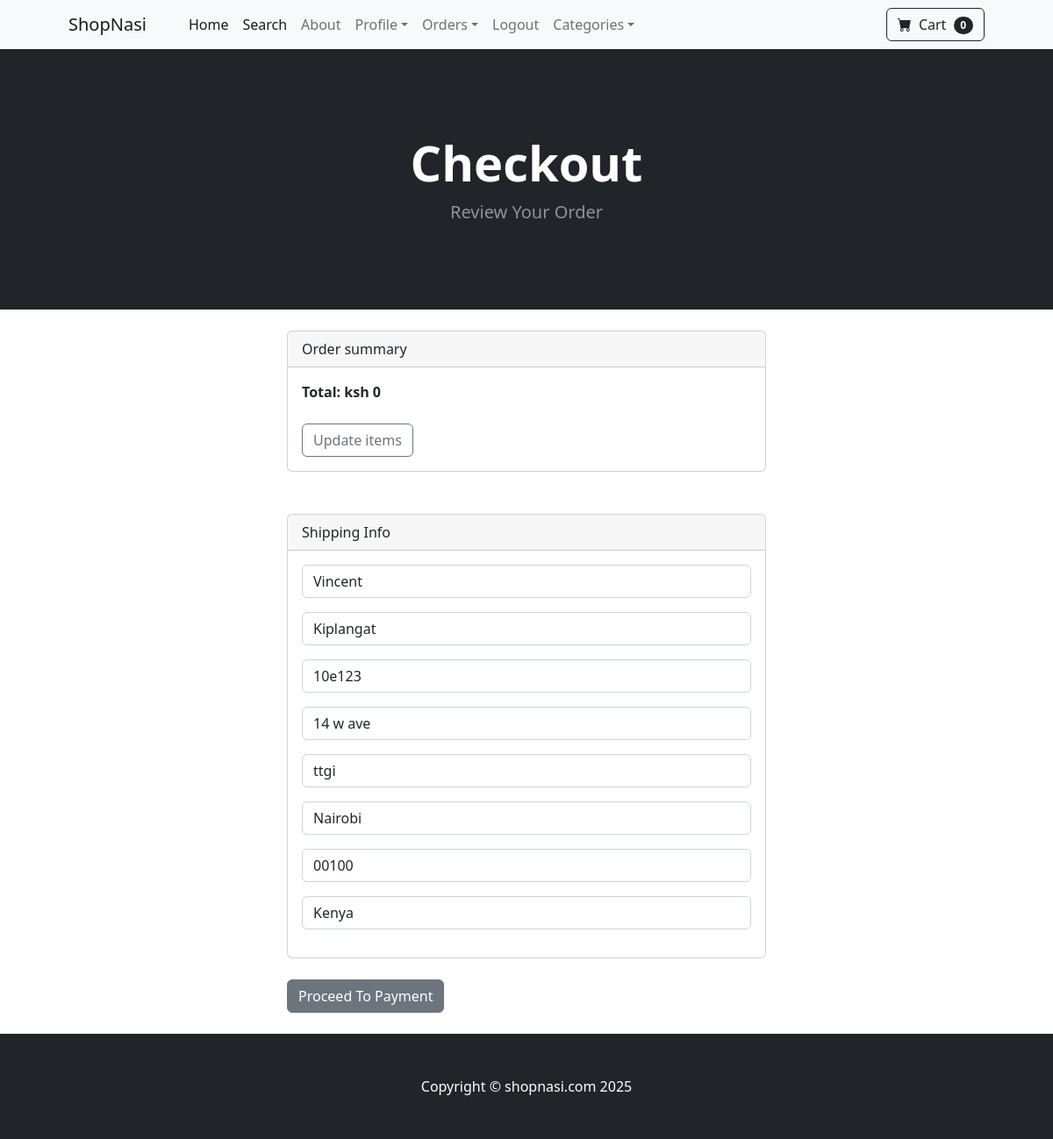
The app's page /payment/checkout (signed in) with its own data.
### payment/models.py (models this page shows, shortened)
class ShippingAddress(models.Model):
    user = models.ForeignKey(User, on_delete=models.CASCADE, null=True, blank=True)
    shipping_full_name = models.CharField(max_length=255)
    shipping_email = models.CharField(max_length=255)
    shipping_address1 = models.CharField(max_length=255)
    shipping_address2 = models.CharField(max_length=255, null=True, blank=True)
    shipping_city = models.CharField(max_length=255)
    shipping_state = models.CharField(max_length=255, null=True, blank=True)
    shipping_zipcode = models.CharField(max_length=255, null=True, blank=True)
    shipping_country = models.CharField(max_length=255)
    class Meta:
        verbose_name_plural = "shipping address"

### payment/views.py (the view)
# urls.py: path('checkout', views.checkout, name='checkout'),
def checkout(request):
    cart = Cart(request)
    cart_products = cart.get_prods
    quantities = cart.get_quants
    totals = cart.cart_total()
    if request.user.is_authenticated:
        shipping_user, created = ShippingAddress.objects.get_or_create(user=request.user)
        shipping_form = ShippingForm(request.POST or None, instance=shipping_user)
        return render(request,"payment/checkout.html",{"cart_products": cart_products,"quantities": quantities,"totals": totals,"shipping_form": shipping_form,})
    else:
        shipping_form = ShippingForm(request.POST or None)
        return render(request,"payment/checkout.html",{"cart_products": cart_products,"quantities": quantities,"totals": totals,"shipping_form": shipping_form,})

### cart/cart.py (called while the page is built, shortened)
    def cart_total(self):
        product_ids = self.cart.keys()
        products = Product.objects.filter(id__in=product_ids)
        quantities = self.cart
        total = 0
        return total

    def __len__(self):
        return len(self.cart)

    def get_prods(self):
        product_ids = self.cart.keys()
        products = Product.objects.filter(id__in=product_ids)
        return products

### cart/context_processors.py (called while the page is built)
def cart(request):
    return {'cart': Cart(request)}

### payment/templates/payment/checkout.html (shortened to what this page needs)
{% extends 'base.html' %}
{% block content %}
        <header class="bg-dark py-5">
            <div class="container px-4 px-lg-5 my-5">
                <div class="text-center text-white">
                    <h1 class="display-4 fw-bolder">Checkout</h1>
                    <p class="lead fw-normal text-white-50 mb-0">Review Your Order</p>
                </div>
            </div>
        </header>
        <br>
        <div class="container">
            <div class="row">
                    <div class="col-md-6 offset-md-3">
        <div class="card">
            <div class="card-header">Order summary</div>
            <div class="card-body">
                <strong>Total: ksh {{ totals }}</strong>
                <br><br>
                <a href="{% url 'cart_summary' %}" class="btn btn-outline-secondary">Update items</a>
            </div>
        </div>
        <br><br>
        <div class="card">
  <div class="card-header">
    Shipping Info
  </div>
  <div class="card-body">
    <form method="POST" action="{% url 'billing_info' %}">
    {{ shipping_form.as_p }}
  </div>
</div>
<br>
<button type="submit" class="btn btn-secondary">Proceed To Payment</button>
<br><br>
                    </div>
            </div>
        </div>
{% endblock %}

### records on screen
ShippingAddress: shipping_full_name "Vincent", shipping_email "Kiplangat", shipping_address1 "10e123", shipping_address2 "14 w ave", shipping_city "ttgi", shipping_state "Nairobi", shipping_zipcode "00100", shipping_country "Kenya"

### other values on screen
{{ cart|length }} "0"
{{ totals }} "0"
